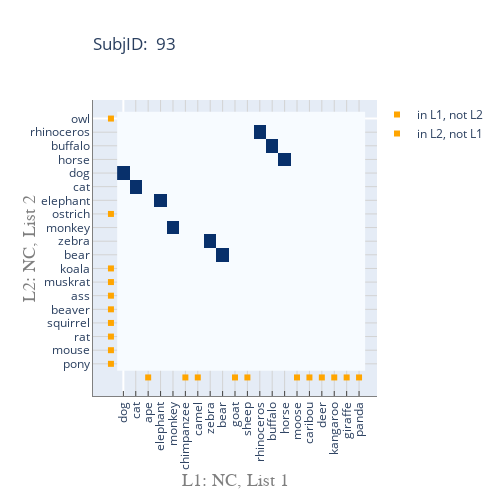

This figure's notebook cell:
### Code cell
#example plot 2, from imported data

row1 = data.iloc[2]
row2 = data.iloc[3]

list1 = row1['item']
list2 = row2['item']

subjID = str(row1['id']) #subject identifier
group1 = str(row1['group']) #group info or diagnosis, e.g. MCI or AD
group2 = str(row2['group'])
list1num = str(row1['listnum']) #x-axis list number and/or date
list2num = str(row2['listnum']) #y-axis list number and/or date
valid_items_list = valid_items
filename = 'test_plotly.html'


indiv_dotplot_new_plotly(subjID,  
                         list1, group1, list1num, 
                         list2, group2, list2num, 
                         valid_items_list, filename)

### Figure 1 — Plotly figure (JSON) as saved in the notebook; plotly's stock layout.template omitted (floating-point values rounded to 4 significant figures; data arrays with more than 128 entries replaced by an {"elided": "..."} marker saying what was removed)
{"data": [{"colorscale": [[0, "rgb(247,251,255)"], [0.125, "rgb(222,235,247)"], [0.25, "rgb(198,219,239)"], [0.375, "rgb(158,202,225)"], [0.5, "rgb(107,174,214)"], [0.625, "rgb(66,146,198)"], [0.75, "rgb(33,113,181)"], [0.875, "rgb(8,81,156)"], [1, "rgb(8,48,107)"]], "name": "dotplot", "showscale": false, "type": "heatmap", "z": {"elided": "19x20 int values"}}, {"marker": {"color": "Orange", "line": {"color": "DarkSlateGrey"}, "symbol": "square"}, "mode": "markers", "name": "in L1, not L2", "type": "scatter", "x": [2, 5, 6, 9, 10, 14, 15, 16, 17, 18, 19], "y": [19, 19, 19, 19, 19, 19, 19, 19, 19, 19, 19]}, {"marker": {"color": "Orange", "line": {"color": "DarkSlateGrey"}, "symbol": "square"}, "mode": "markers", "name": "in L2, not L1", "type": "scatter", "x": [-1, -1, -1, -1, -1, -1, -1, -1, -1, -1], "y": [0, 7, 11, 12, 13, 14, 15, 16, 17, 18]}, {"marker": {"color": "lightgreen", "line": {"color": "DarkSlateGrey", "width": 0.5}, "symbol": "triangle-right"}, "mode": "markers", "name": "repeated item", "type": "scatter", "x": [], "y": []}], "layout": {"height": 500, "legend": {"x": 1, "y": 1}, "title": {"text": "SubjID:  93", "x": 0, "xref": "paper"}, "width": 500, "xaxis": {"gridcolor": "LightGrey", "linecolor": "grey", "linewidth": 1, "showgrid": true, "showline": true, "tickangle": -90, "ticks": "inside", "ticktext": ["dog", "cat", "ape", "elephant", "monkey", "chimpanzee", "camel", "zebra", "bear", "goat", "sheep", "rhinoceros", "buffalo", "horse", "moose", "caribou", "deer", "kangaroo", "giraffe", "panda"], "tickvals": [0, 1, 2, 3, 4, 5, 6, 7, 8, 9, 10, 11, 12, 13, 14, 15, 16, 17, 18, 19], "title": {"font": {"color": "#7f7f7f", "family": "Helvetica", "size": 18}, "text": "L1: NC, List 1"}}, "yaxis": {"autorange": "reversed", "gridcolor": "LightGrey", "linecolor": "grey", "linewidth": 1, "showgrid": true, "showline": true, "ticktext": ["owl", "rhinoceros", "buffalo", "horse", "dog", "cat", "elephant", "ostrich", "monkey", "zebra", "bear", "koala", "muskrat", "ass", "beaver", "squirrel", "rat", "mouse", "pony"], "tickvals": [0, 1, 2, 3, 4, 5, 6, 7, 8, 9, 10, 11, 12, 13, 14, 15, 16, 17, 18], "title": {"font": {"color": "#7f7f7f", "family": "Helvetica", "size": 18}, "text": "L2: NC, List 2"}}}}
